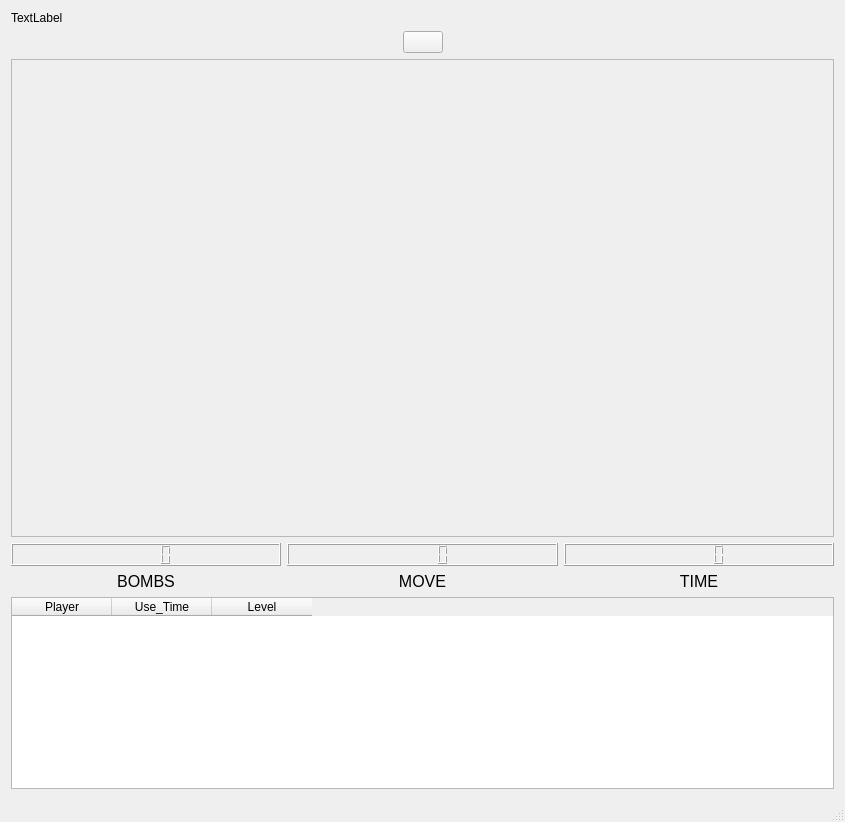
<?xml version="1.0" encoding="UTF-8"?>
<ui version="4.0">
 <class>MainWindow</class>
 <widget class="QMainWindow" name="MainWindow">
  <property name="geometry">
   <rect>
    <x>0</x>
    <y>0</y>
    <width>845</width>
    <height>822</height>
   </rect>
  </property>
  <property name="windowTitle">
   <string>MainWindow</string>
  </property>
  <widget class="QWidget" name="centralWidget">
   <layout class="QVBoxLayout" name="verticalLayout_4" stretch="0,0,1,0,0">
    <item>
     <widget class="QLabel" name="player_name">
      <property name="text">
       <string>TextLabel</string>
      </property>
     </widget>
    </item>
    <item>
     <layout class="QHBoxLayout" name="horizontalLayout">
      <item>
       <spacer name="horizontalSpacer">
        <property name="orientation">
         <enum>Qt::Horizontal</enum>
        </property>
        <property name="sizeHint" stdset="0">
         <size>
          <width>37</width>
          <height>17</height>
         </size>
        </property>
       </spacer>
      </item>
      <item>
       <widget class="QPushButton" name="emojiButton">
        <property name="text">
         <string/>
        </property>
       </widget>
      </item>
      <item>
       <spacer name="horizontalSpacer_2">
        <property name="orientation">
         <enum>Qt::Horizontal</enum>
        </property>
        <property name="sizeHint" stdset="0">
         <size>
          <width>40</width>
          <height>20</height>
         </size>
        </property>
       </spacer>
      </item>
     </layout>
    </item>
    <item>
     <widget class="GamePanel" name="stage">
      <property name="frameShape">
       <enum>QFrame::StyledPanel</enum>
      </property>
      <property name="frameShadow">
       <enum>QFrame::Raised</enum>
      </property>
     </widget>
    </item>
    <item>
     <layout class="QHBoxLayout" name="horizontalLayout_2">
      <item>
       <layout class="QVBoxLayout" name="verticalLayout">
        <item>
         <widget class="QLCDNumber" name="boomsNumber"/>
        </item>
        <item>
         <widget class="QLabel" name="label">
          <property name="font">
           <font>
            <pointsize>12</pointsize>
           </font>
          </property>
          <property name="layoutDirection">
           <enum>Qt::LeftToRight</enum>
          </property>
          <property name="text">
           <string>BOMBS</string>
          </property>
          <property name="alignment">
           <set>Qt::AlignCenter</set>
          </property>
         </widget>
        </item>
       </layout>
      </item>
      <item>
       <layout class="QVBoxLayout" name="verticalLayout_2">
        <item>
         <widget class="QLCDNumber" name="moveNumber"/>
        </item>
        <item>
         <widget class="QLabel" name="label_2">
          <property name="font">
           <font>
            <pointsize>12</pointsize>
           </font>
          </property>
          <property name="layoutDirection">
           <enum>Qt::LeftToRight</enum>
          </property>
          <property name="text">
           <string>MOVE</string>
          </property>
          <property name="alignment">
           <set>Qt::AlignCenter</set>
          </property>
         </widget>
        </item>
       </layout>
      </item>
      <item>
       <layout class="QVBoxLayout" name="verticalLayout_3">
        <item>
         <widget class="QLCDNumber" name="time"/>
        </item>
        <item>
         <widget class="QLabel" name="label_3">
          <property name="font">
           <font>
            <pointsize>12</pointsize>
           </font>
          </property>
          <property name="layoutDirection">
           <enum>Qt::LeftToRight</enum>
          </property>
          <property name="text">
           <string>TIME</string>
          </property>
          <property name="alignment">
           <set>Qt::AlignCenter</set>
          </property>
         </widget>
        </item>
       </layout>
      </item>
     </layout>
    </item>
    <item>
     <widget class="QTableWidget" name="ranking">
      <column>
       <property name="text">
        <string>Player</string>
       </property>
      </column>
      <column>
       <property name="text">
        <string>Use_Time</string>
       </property>
      </column>
      <column>
       <property name="text">
        <string>Level</string>
       </property>
      </column>
     </widget>
    </item>
   </layout>
  </widget>
  <widget class="QMenuBar" name="menuBar">
   <property name="geometry">
    <rect>
     <x>0</x>
     <y>0</y>
     <width>845</width>
     <height>22</height>
    </rect>
   </property>
  </widget>
  <widget class="QStatusBar" name="statusBar"/>
 </widget>
 <layoutdefault spacing="6" margin="11"/>
 <customwidgets>
  <customwidget>
   <class>GamePanel</class>
   <extends>QFrame</extends>
   <header>gamepanel.h</header>
   <container>1</container>
  </customwidget>
 </customwidgets>
 <resources/>
 <connections/>
</ui>
